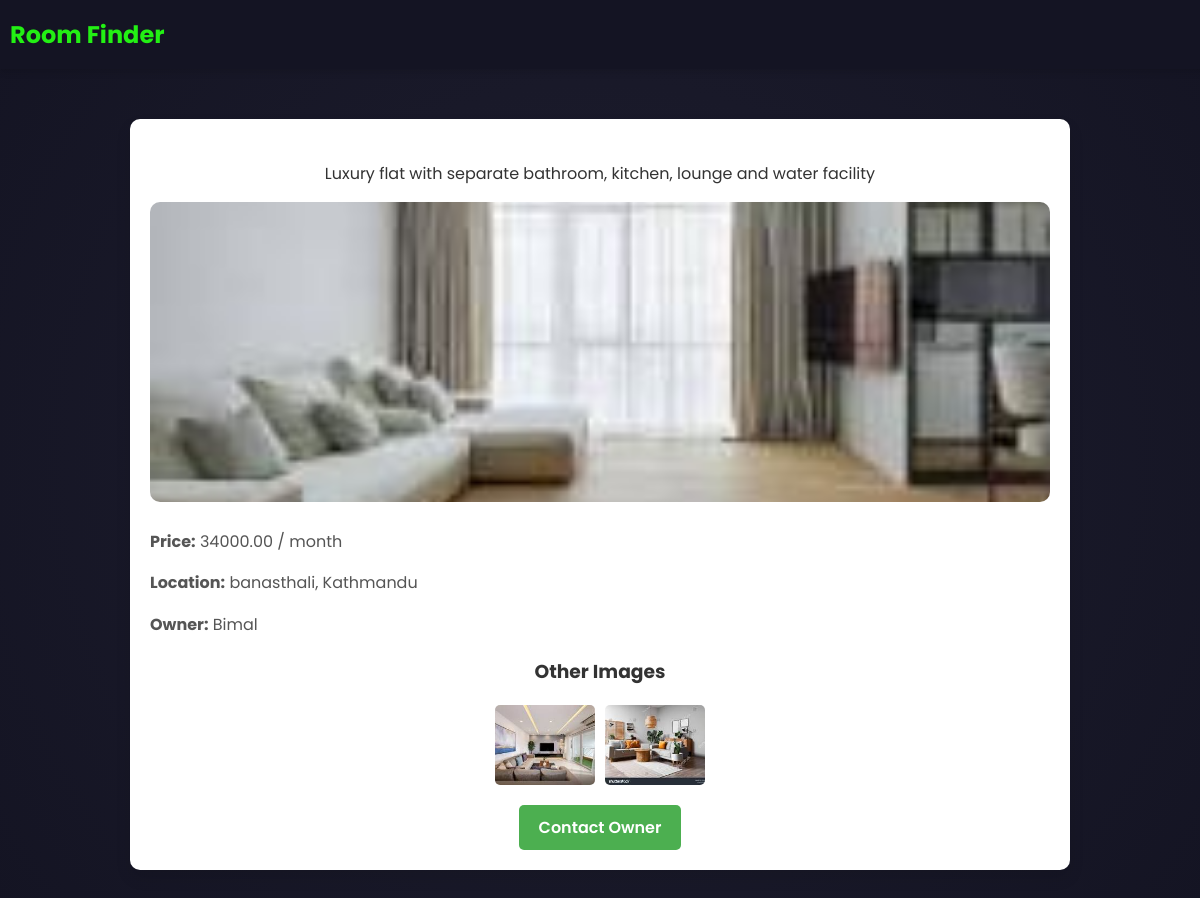
The page /room/1/ on the database its author committed.
### Landlord/models.py (models this page shows, shortened)
class Room(models.Model):
    ROOM_TYPE = [
        ('Single', 'Single'),
        ('Double', 'Double'),
        ('Flat', 'Flat'),
    ]
    owner = models.ForeignKey(User, on_delete=models.CASCADE, null=True)
    title = models.CharField(max_length=255)
    price = models.DecimalField(max_digits=10, decimal_places=2)
    location = models.CharField(max_length=255)
    description = models.TextField()
    room_type = models.CharField(choices=ROOM_TYPE, max_length=10, null=True, default="Single")
    is_available = models.BooleanField(default=True)
    image = models.ManyToManyField('RoomImage', related_name='rooms')

class RoomImage(models.Model):
    room = models.ForeignKey(Room, on_delete=models.CASCADE, related_name='images')
    image = models.ImageField(upload_to='room_images/')

### ROOM_FINDER/views.py (the view)
# urls.py: path('room/<int:room_id>/', room_detail, name='room_detail'),
def room_detail(request, room_id):
    room = get_object_or_404(Room, id=room_id)
    return render(request, "room_details.html", {"room": room})

### ROOM_FINDER/templates/room_details.html (shortened to what this page needs)
<!DOCTYPE html>
<html lang="en">
<head>
    {% load static %}
</head>
<body>
    <header>
        <a href="{% url "landlord_home" %}" style="text-decoration:none;">
            <h1>Room Finder</h1>
        </a>
    </header>
    <div class="container">
        <div class="room-header">
            <p>{{ room.description }}</p>
        </div>
        <div class="room-profile">
            {% if room.images.all %}
                <img id="mainImage" src="{{ room.images.first.image.url }}" alt="Profile Image">
            {% endif %}
        </div>
        <div class="room-details">
            <p><strong>Price:</strong> {{ room.price }} / month</p>
            <p><strong>Location:</strong> {{ room.location }}</p>
            <p><strong>Owner:</strong> {{ room.owner }}</p>
        </div>
        <h3 style="text-align:center;">Other Images</h3>
        <div class="room-images">
            {% for image in room.images.all|slice:"1:" %}
                <img src="{{ image.image.url }}" alt="Room Image" onclick="changeImage('{{ image.image.url }}')">
            {% endfor %}
        </div>
        <div class="contact-info">
            <a href="tel:{{ room.owner_contact }}">Contact Owner</a>
        </div>
    </div>
</body>
</html>

### ROOM_FINDER/templates/room_details.html (style rules this page uses)
body { font-family: 'Poppins', sans-serif; margin: 0; padding: 0; background: radial-gradient(circle, #1e1e2f, #141423); color: #333; }
header { width: 100%; background: #141423; box-shadow: 0 4px 6px rgba(0, 0, 0, 0.1); display: flex; justify-content: space-between; align-items: center; padding:1px 10px; position: sticky; top: 0; z-index: 10; }
header h1 { color: #23f014; font-size: 24px; }
.container { max-width: 900px; margin: 50px auto; background: #fff; padding: 20px; border-radius: 10px; box-shadow: 0 8px 15px rgba(0, 0, 0, 0.1); }
.room-header { text-align: center; }
.room-profile { text-align: center; margin-bottom: 20px; }
.room-profile img { width: 100%; max-height: 300px; object-fit: cover; border-radius: 10px; }
.room-details { font-size: 1rem; color: #555; line-height: 1.6; margin-bottom: 20px; }
.room-images { display: flex; flex-wrap: wrap; gap: 10px; justify-content: center; }
.room-images img { width: 100px; height: 80px; object-fit: cover; border-radius: 5px; cursor: pointer; transition: transform 0.2s ease; }
.contact-info { text-align: center; margin-top: 20px; }
.contact-info a { display: inline-block; padding: 10px 20px; background: #4CAF50; color: #fff; border-radius: 5px; font-size: 1rem; font-weight: 600; transition: background 0.3s ease; text-decoration: none; }

### rows shown on the page
Room: description "Luxury flat with separate bathroom, kitchen, lounge and water facility", images.first.image (picture), price "34000.00", location "banasthali, Kathmandu", owner "Bimal"
RoomImage: image (picture)
RoomImage: image (picture)
